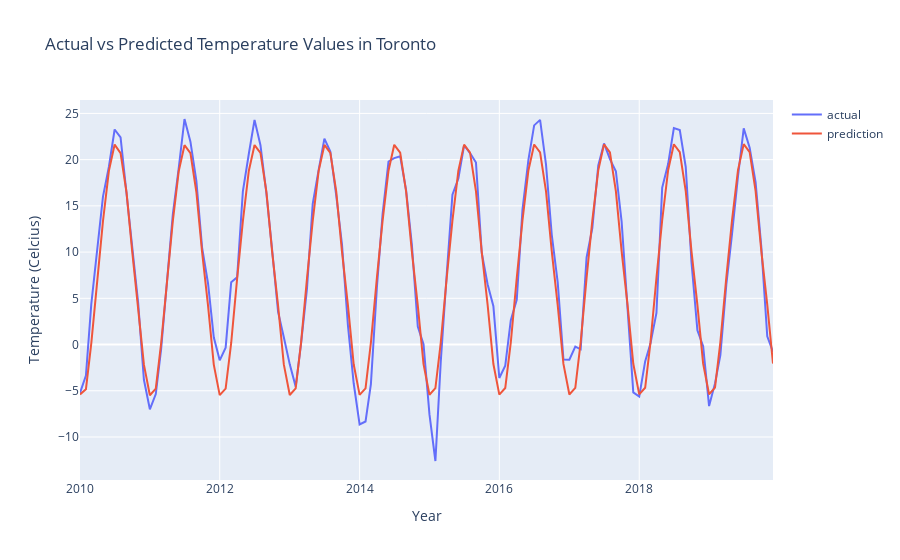

Notebook source saved alongside this figure:
### Code cell
import plotly.express as px
fig = px.line(df_graph, y=['actual','prediction'], title='Actual vs Predicted Temperature Values in Toronto')
fig.update_layout(
    xaxis_title="Year",
    yaxis_title="Temperature (Celcius)",
    legend_title="")
fig.show()
